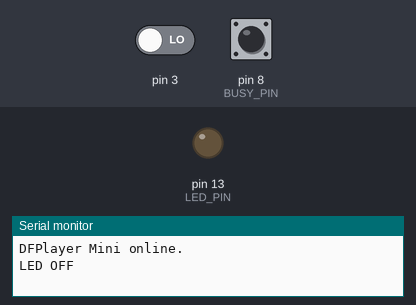
The sketch below on a simulated Arduino Uno, built with avr-gcc and run on an emulated ATmega328P. Parts: output pins drawn as LEDs (lit = HIGH), the last lines printed to the serial monitor. The inputs (shaded band) are chosen by the test bench; at power-on: pin 3 LOW, pin 8 (BUSY_PIN) HIGH. The audio player accepts every command and is not drawn.

Above: at 1.7 s.
1.8 s: pin 3 driven HIGH
At 2.7 s:
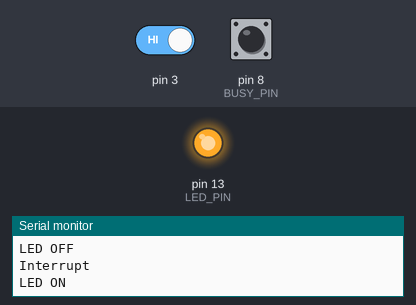
Timing chart, 0 to 5.0 s (numbered marks = the images above; inputs shaded):
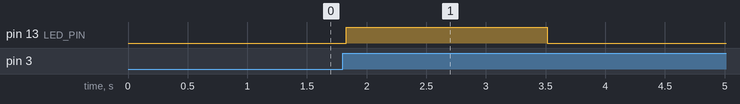

The sketch:

FullFunction_drum_Button_2023_rev.02_Interrupt.ino
```cpp
// (licence header left out)
/***********Notice and Trouble shooting***************
 1.Connection and Diagram can be found here
<https://www.dfrobot.com/wiki/index.php/DFPlayer_Mini_SKU:DFR0299#Connection_Diagram>
 2.This code is tested on Arduino Uno, Leonardo, Mega boards.
 ****************************************************/

/***************ขา interrupt สำหรับ Arduino แต่ละรุ่นไม่เหมือนกัน******************************

Board	         int.0  	int.1   int.2 	int.3	  int.4	     int.5
Uno, Ethernet   	2	      3
Mega2560	        2	      3	      21	    20	      19     	18
Leonardo	        3    	  2     	0    	  1	        7

*******interrupt สำหรับ Arduino*****************************************/
//Resistor ตัวต้านทาน 4.7 K Ohm 1/4W
//สวิตช์กดติดปล่อยดับ

//   uno  pin 2/3  -------|
//             -| R 4.7 K | ---Switch--|
//   GND---- ---|                      |
// 5V----------------------------------|


#include "Arduino.h"
#include "SoftwareSerial.h"
#include "DFRobotDFPlayerMini.h"
//#include <Bounce2.h>
//#include <Keypad.h>


#define LED_PIN  13
#define BUSY_PIN 8   // -----> Pin  DFPlayer
int busyState = 0;
int prevBusyState = 0;
//int ledState = LOW;

/****************************************
const byte ROWS = 1; //four rows
const byte COLS = 1; //three columns
char keys[ROWS][COLS] =
{
  {'1'}

};

*********************************************/


/*{
  {'1', '2', '3'},
  {'4', '5', '6'},
  {'7', '8', '9'},

}; */

/**************************************************

//byte rowPins[ROWS] = {A0, A1, A2}; //connect to the row pinouts of the keypad
byte rowPins[ROWS] = {A1}; //connect to the row pinouts of the keypad

//byte colPins[COLS] = {5, 6, 7}; //connect to the column pinouts of the keypad
byte colPins[COLS] = {7}; //connect to the column pinouts of the keypad

Keypad keypad = Keypad( makeKeymap(keys), rowPins, colPins, ROWS, COLS );

**********************************************/

/*********************************************
//tombol
int Mode = 0;
int next = 3;
int prev = 2;

**********************************************/

/*int Snare = 5; int SnareHit = 0;
int Hhat = 6; int HhatHit = 0;
int Kick = 7; int KickHit = 0;
int Crash = 8; int CrashHit = 0;
int Tom1 = 10; int Tom1Hit = 0;
*/


//#define BUTTON_PIN 5     // กำหนดขาที่ใช้งาน  input D4
//#define LED_PIN 13       //  กำหนด ไฟ output   D13

//int ledState = LOW;
//Bounce debouncer = Bounce();     // สร้าง debouncer object

//int knockSensor = 0;
//byte val  = 0;

//int THRESHOLD = 223;  //Tiger
//int THRESHOLD = 35;    // ค่าต้านทานเริ่มต้นที่กำหนด   Mic


SoftwareSerial mySoftwareSerial(5, 6); // RX, TX
DFRobotDFPlayerMini myDFPlayer;
void printDetail(uint8_t type, int value);

void setup()
{
  mySoftwareSerial.begin(9600);
  Serial.begin(115200);

   pinMode( LED_PIN, OUTPUT );       // กำหนด  LED  PIN

    pinMode( BUSY_PIN, INPUT_PULLUP );
 //  digitalWrite(LED_PIN, ledState);
// กำหนดให้ debouncer object ใช้ BUTTON_PIN ในโหมด INPUT_PULLUP (จะแก้เป็น INPUT, INPUT_PULLUP หรือ OUTPUT ก็ได้ขึ้นอยู่กับการต่อวงจร)
 //  debouncer.attach(BUTTON_PIN, INPUT_PULLUP);
 //  debouncer.interval(20);                 // กำหนดเวลาการเปลี่ยนสถานะให้กับ debouncer object ที่ 25 มิลลิวินาที

  //  pinMode(LED_PIN, OUTPUT);                //  กำหนด  LED output
  //  digitalWrite(LED_PIN, ledState);         //  กำหนด ขา pin input


/********************************************
 // เลข 1 คือเลข Interrupt สำหรับ Arduino Uno เลข 1 อยู่ที่ขา 3
  // blink คือ ฟังก์ชั่นของเรา ที่เมื่อเกิด interrupt ให้ทำงานในนี้
  // RISING คือ เมื่อเกิดเหตุการณ์ของขา interrupt เปลี่ยนจากไฟต่ำเป็นสูง ให้ทำในฟังก์ชั่น blink


--------------------------------------------------------------------------------------
คำสั่งกำหนดใช้อินเตอร์รัพท์
คำสั่ง attachInterrupt() เป็นคำสั่งกำหนด และสร้างอินเตอร์รัพท์ โดยมีรูปแบบการใช้งานดังนี้

รูปแบบคำสั่ง attachInterrupt(interrupt, ISR, mode)

interrupt คือลำดับขาอินเตอร์รัพท์ตามที่ได้ดูไปในตารางที่ผ่านมา ใน Arduino Due สามารถใส่หมายเลขขาลงไปได้เลย
ISR คือชื่อฟังก์ชั่นที่จะไปถูกเรียกขึ้นมาเมื่อเกิดอินเตอร์รัพท์
mode รูปแบบที่จะให้เกิดอินเตอร์รัพท์ มีทั้งหมด 4 รูปแบบดังนี้
LOW จะเกิดอินเตอร์รัพท์ต่อเมื่อพอร์ตที่กำหนดไว้มีสถานะเป็น LOW
CHANGE จะเกิดอินเตอร์รัพท์เมื่อพอร์ตที่กำหนดไว้มีการเปลี่ยนสถานะ เช่น จากสถานะ HIGH เป็น LOW หรือจาก LOW เป็น HIGH
RISING จะเกิดอินเตอร์รัพท์เมื่อพอร์ตที่กำหนดไว้มีการเปลี่ยนสถานะจาก LOW เป็น HIGH
FALLING จะเกิดอินเตอร์รัพท์เมื่อพอร์ตที่กำหนดไว้มีการเปลี่ยนสถานะจาก HIGH เป็น LOW
HIGH จะเกิดอินเตอร์รัพท์ต่อเมื่อพอร์ตที่กำหนดไว้มีสถานะเป็น HIGH

******************************************** */

attachInterrupt(1, blink, RISING);        // กำหนดขา  เลข Interrupt สำหรับ Arduino Uno เลข 1 อยู่ที่ขา 3


  Serial.println();
  Serial.println(F("DFRobot DFPlayer Mini Demo"));
  Serial.println(F("Initializing DFPlayer ... (May take 3~5 seconds)"));

  if (!myDFPlayer.begin(mySoftwareSerial)) {  //Use softwareSerial to communicate with mp3.
    Serial.println(F("Unable to begin:"));
    Serial.println(F("1.Please recheck the connection!"));
    Serial.println(F("2.Please insert the SD card!"));
    while(true);
  }


  Serial.println(F("DFPlayer Mini online."));

  myDFPlayer.setTimeOut(500); //Set serial communictaion time out 500ms

  //----Set volume----
  myDFPlayer.volume(15);  //Set volume value (0~30).
  //myDFPlayer.volumeUp(); //Volume Up
 // myDFPlayer.volumeDown(); //Volume Down

  //----Set different EQ----
  myDFPlayer.EQ(DFPLAYER_EQ_NORMAL);
//  myDFPlayer.EQ(DFPLAYER_EQ_POP);
//  myDFPlayer.EQ(DFPLAYER_EQ_ROCK);
//  myDFPlayer.EQ(DFPLAYER_EQ_JAZZ);
//  myDFPlayer.EQ(DFPLAYER_EQ_CLASSIC);
//  myDFPlayer.EQ(DFPLAYER_EQ_BASS);

  //----Set device we use SD as default----
//  myDFPlayer.outputDevice(DFPLAYER_DEVICE_U_DISK);
  myDFPlayer.outputDevice(DFPLAYER_DEVICE_SD);
//  myDFPlayer.outputDevice(DFPLAYER_DEVICE_AUX);
//  myDFPlayer.outputDevice(DFPLAYER_DEVICE_SLEEP);
//  myDFPlayer.outputDevice(DFPLAYER_DEVICE_FLASH);

  //----Mp3 control----
//  myDFPlayer.sleep();     //sleep
//  myDFPlayer.reset();     //Reset the module
  myDFPlayer.enableDAC();  //Enable On-chip DAC
//  myDFPlayer.disableDAC();  //Disable On-chip DAC
//  myDFPlayer.outputSetting(true, 15); //output setting, enable the output and set the gain to 15

  //----Mp3 play----
 /* myDFPlayer.next();  //Play next mp3
  delay(1000);
  myDFPlayer.previous();  //Play previous mp3
  delay(1000);
  myDFPlayer.play(1);  //Play the first mp3
  delay(1000);
  myDFPlayer.loop(1);  //Loop the first mp3
  delay(1000);
  myDFPlayer.pause();  //pause the mp3
  delay(1000);
  myDFPlayer.start();  //start the mp3 from the pause
  delay(1000);
  myDFPlayer.playFolder(15, 4);  //play specific mp3 in SD:/15/004.mp3; Folder Name(1~99); File Name(1~255)
  delay(1000);
  myDFPlayer.enableLoopAll(); //loop all mp3 files.
  delay(1000);
  myDFPlayer.disableLoopAll(); //stop loop all mp3 files.
  delay(1000);
  myDFPlayer.playMp3Folder(4); //play specific mp3 in SD:/MP3/0004.mp3; File Name(0~65535)
  delay(1000);
  myDFPlayer.advertise(3); //advertise specific mp3 in SD:/ADVERT/0003.mp3; File Name(0~65535)
  delay(1000);
  myDFPlayer.stopAdvertise(); //stop advertise
  delay(1000);
  myDFPlayer.playLargeFolder(2, 999); //play specific mp3 in SD:/02/004.mp3; Folder Name(1~10); File Name(1~1000)
  delay(1000);
  myDFPlayer.loopFolder(5); //loop all mp3 files in folder SD:/05.
  delay(1000);
  myDFPlayer.randomAll(); //Random play all the mp3.
  delay(1000);
  myDFPlayer.enableLoop(); //enable loop.
  delay(1000);
  myDFPlayer.disableLoop(); //disable loop.
  delay(1000);
  */

  //----Read imformation----
/*  Serial.println(myDFPlayer.readState()); //read mp3 state
  Serial.println(myDFPlayer.readVolume()); //read current volume
  Serial.println(myDFPlayer.readEQ()); //read EQ setting
  Serial.println(myDFPlayer.readFileCounts()); //read all file counts in SD card
  Serial.println(myDFPlayer.readCurrentFileNumber()); //read current play file number
  Serial.println(myDFPlayer.readFileCountsInFolder(3)); //read file counts in folder SD:/03
}  */


/**********************************************

pinMode(next, INPUT_PULLUP);
pinMode(prev, INPUT_PULLUP);

************************************************   */

    /* pinMode(Kick, INPUT_PULLUP);
        pinMode(Snare, INPUT_PULLUP);
        pinMode(Hhat, INPUT_PULLUP);
        pinMode(Crash, INPUT_PULLUP);
        pinMode(Tom1, INPUT_PULLUP);  */


//  กำหนด  Pin  BUSY
// initialise the BUSY states
  busyState = digitalRead( BUSY_PIN );
  prevBusyState = busyState;

}

void loop()
//  เมื่อเราทำการกดปุ่ม สถานะที่ขา 3  //
//  จะเปลี่ยนจาก LOW เป็น HIGH โปรแกรมจะโดดมาทำงานใน ฟังก์ชั่น   void blink() ทันที  //

{
  digitalWrite(LED_PIN, LOW);
  Serial.println("LED OFF");
  delay(3000);


  // copy the state of the BUSY pin onto the UNO built-in LED
  busyState = digitalRead( BUSY_PIN );
  digitalWrite( LED_PIN, busyState );

  // has the player BUSY pin changed state?
  if ( busyState != prevBusyState ) {

    // state change - has the player stopped playing?
    if ( busyState == HIGH ) {

      // stopped playing so start next track
     // myDFPlayer.next();     // กำหนดให้เล่น เพลงถัดไป

    }
     prevBusyState = busyState;
  }
//  delay( 2000 );
}


void blink()
{
  Serial.println("Interrupt");
  myDFPlayer.play(1);      //Play file mp3  |  folder  Mp3
  Serial.println("LED ON");

  digitalWrite(LED_PIN, HIGH);

}


 // debouncer.update();      // อัปเดตสถานะให้กับ debouncer object

 // put your main code here, to run repeatedly:
 //val = analogRead(knockSensor);     // กำหนด pin = val


/***********************************************************

while(digitalRead(next)==0 || digitalRead(prev)==0)
              {
                if (digitalRead(next) == 0)
                {
                  if(Mode < 3)
                  Mode = Mode + 1;
                  Serial.println("Mode : ");
                  Serial.println(Mode);
                  while(digitalRead(next)==0);
                  delay(500);
                }
                else if (digitalRead(prev) == 0)
                  {
                    if(Mode > 1)
                    Mode = Mode-1;
                    Serial.println("Mode : ");
                    Serial.println(Mode);
                    while(digitalRead(prev)==0);
                    delay(500);
                  }
              }

//—————————————————------------Mode 1 —————————————————------
  char key = keypad.getKey();
if (Mode == 0)
{
  switch (key)
  {
    case '1':
    myDFPlayer.play(1);  //Play the first mp3
   // myDFPlayer.play(1);      //Play file mp3  |  folder  Mp3
    //SdPlay.setFile("1_snare.raw");
    Serial.println("Kick");
    //SdPlay.play();
    delay(70);
    break;

    case '2':
    myDFPlayer.play(2);      //Play file mp3  |  folder  Mp3
    //SdPlay.setFile("1_kick.raw");
    Serial.println("snare");
    //SdPlay.play();
     delay(70);
    break;

    case '3':
    myDFPlayer.play(3);      //Play file mp3  |  folder  Mp3
   // SdPlay.setFile("1_Hhat.raw");
    Serial.println("Hihat");
    //SdPlay.play();
    delay(70);
    break;

    case '4':
    myDFPlayer.play(4);      //Play file mp3  |  folder  Mp3
  //  SdPlay.setFile("1_crash.raw");
    Serial.println("Crash");
   // SdPlay.play();
   delay(70);
    break;

    case '5':
    myDFPlayer.play(5);      //Play file mp3  |  folder  Mp3
   // SdPlay.setFile("1_Tom1.raw");
    Serial.println("Tom1");
   // SdPlay.play();
   delay(70);
    break;

    case '6':
    myDFPlayer.play(6);      //Play file mp3  |  folder  Mp3
   // SdPlay.setFile("1_Tom2.raw");
    Serial.println("Tom2");
   // SdPlay.play();
   delay(70);
    break;

    case '7':
    myDFPlayer.play(7);      //Play file mp3  |  folder  Mp3
   // SdPlay.setFile("1_floor.raw");
    Serial.println("FloorTom");
   // SdPlay.play();
   delay(70);
    break;

    case '8':
    myDFPlayer.play(8);      //Play file mp3  |  folder  Mp3
   // SdPlay.setFile("1_ride.raw");
    Serial.println("Ride");
   // SdPlay.play();
   delay(70);
    break;

    case '9':
    myDFPlayer.play(9);      //Play file mp3  |  folder  Mp3
  //  SdPlay.setFile("1_crash2.raw");
    Serial.println("Crash2");
   // SdPlay.play();
   delay(70);
    break;
  }


***************************************************/


 /* static unsigned long timer = millis();


  if (millis() - timer > 3000) {
    timer = millis();
    myDFPlayer.next();  //Play next mp3 every 3 second.
  }

  if (myDFPlayer.available()) {
    printDetail(myDFPlayer.readType(), myDFPlayer.read()); //Print the detail message from DFPlayer to handle different errors and states.
  } */


// กำหนดเงื่อนไขให้โค้ดโปรแกรมในวงเล็บปีกกาทำงานเมื่อสถานะปุ่มกดเปลี่ยนจาก HIGH เป็น LOW โดยเช็คจากฟังก์ชั่น fell()
   // หากต้องการเช็คสถานะจาก LOW เป็น HIGH ให้แทนที่ฟังก์ชั่น fell() ด้วยฟังก์ชั่น rose()
/*   if ( debouncer.fell() ) {
      ledState = !ledState;     // สลับสถานะติด/ดับของ LED
     // tmrpcm.play("cowbell1.wav");
      myDFPlayer.play("1.mp3");    //   สั่งให้เล่นเสียง ที่กำหนด
      Serial.println("kik");         //  แสดงข้อความ ตามที่กดปุ่ม button
    //  digitalWrite(LED_PIN, ledState); // สั่งให้ LED ติด หรือดับ
     // delay(5);   //millisec

   }

}  */


/*
void printDetail(uint8_t type, int value){
  switch (type) {
    case TimeOut:
      Serial.println(F("Time Out!"));
      break;
    case WrongStack:
      Serial.println(F("Stack Wrong!"));
      break;
    case DFPlayerCardInserted:
      Serial.println(F("Card Inserted!"));
      break;
    case DFPlayerCardRemoved:
      Serial.println(F("Card Removed!"));
      break;
    case DFPlayerCardOnline:
      Serial.println(F("Card Online!"));
      break;
    case DFPlayerUSBInserted:
      Serial.println("USB Inserted!");
      break;
    case DFPlayerUSBRemoved:
      Serial.println("USB Removed!");
      break;
    case DFPlayerPlayFinished:
      Serial.print(F("Number:"));
      Serial.print(value);
      Serial.println(F(" Play Finished!"));
      break;
    case DFPlayerError:
      Serial.print(F("DFPlayerError:"));
      switch (value) {
        case Busy:
          Serial.println(F("Card not found"));
          break;
        case Sleeping:
          Serial.println(F("Sleeping"));
          break;
        case SerialWrongStack:
          Serial.println(F("Get Wrong Stack"));
          break;
        case CheckSumNotMatch:
          Serial.println(F("Check Sum Not Match"));
          break;
        case FileIndexOut:
          Serial.println(F("File Index Out of Bound"));
          break;
        case FileMismatch:
          Serial.println(F("Cannot Find File"));
          break;
        case Advertise:
          Serial.println(F("In Advertise"));
          break;
        default:
          break;
      }
      break;
    default:
      break;
  }

}  */
```

Measured:
- after the input at 1.8 s, pin 13 (LED_PIN): LOW → HIGH at once, → LOW 1.7 s later
